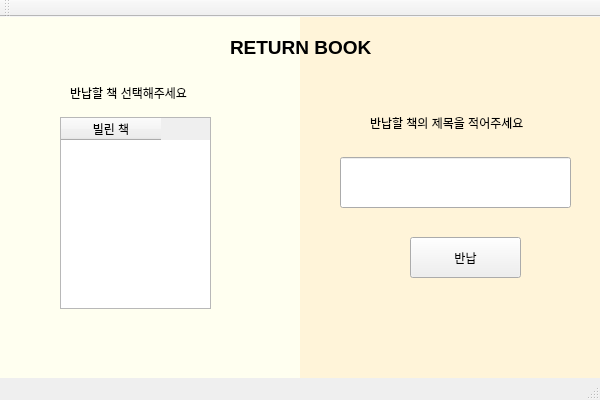
<?xml version="1.0" encoding="UTF-8"?>
<ui version="4.0">
 <class>returnBookClassClass</class>
 <widget class="QMainWindow" name="returnBookClassClass">
  <property name="geometry">
   <rect>
    <x>0</x>
    <y>0</y>
    <width>600</width>
    <height>400</height>
   </rect>
  </property>
  <property name="windowTitle">
   <string>returnBookClass</string>
  </property>
  <widget class="QWidget" name="centralWidget">
   <widget class="QLineEdit" name="lineEdit">
    <property name="geometry">
     <rect>
      <x>340</x>
      <y>140</y>
      <width>231</width>
      <height>51</height>
     </rect>
    </property>
   </widget>
   <widget class="QPushButton" name="pushButton">
    <property name="geometry">
     <rect>
      <x>410</x>
      <y>220</y>
      <width>111</width>
      <height>41</height>
     </rect>
    </property>
    <property name="text">
     <string>반납</string>
    </property>
   </widget>
   <widget class="QLabel" name="label">
    <property name="geometry">
     <rect>
      <x>370</x>
      <y>90</y>
      <width>221</width>
      <height>31</height>
     </rect>
    </property>
    <property name="text">
     <string>반납할 책의 제목을 적어주세요</string>
    </property>
   </widget>
   <widget class="QTableWidget" name="tableWidget">
    <property name="geometry">
     <rect>
      <x>60</x>
      <y>100</y>
      <width>151</width>
      <height>192</height>
     </rect>
    </property>
    <column>
     <property name="text">
      <string>빌린 책</string>
     </property>
    </column>
   </widget>
   <widget class="QLabel" name="label_2">
    <property name="geometry">
     <rect>
      <x>70</x>
      <y>60</y>
      <width>141</width>
      <height>31</height>
     </rect>
    </property>
    <property name="text">
     <string>반납할 책 선택해주세요</string>
    </property>
   </widget>
   <widget class="QLabel" name="label_3">
    <property name="geometry">
     <rect>
      <x>300</x>
      <y>-10</y>
      <width>331</width>
      <height>371</height>
     </rect>
    </property>
    <property name="styleSheet">
     <string notr="true">background-color: rgb(255, 244, 217);</string>
    </property>
    <property name="text">
     <string/>
    </property>
   </widget>
   <widget class="QLabel" name="label_4">
    <property name="geometry">
     <rect>
      <x>-40</x>
      <y>-10</y>
      <width>341</width>
      <height>371</height>
     </rect>
    </property>
    <property name="styleSheet">
     <string notr="true">background-color: rgb(255, 255, 240);</string>
    </property>
    <property name="text">
     <string/>
    </property>
   </widget>
   <widget class="QLabel" name="label_5">
    <property name="geometry">
     <rect>
      <x>230</x>
      <y>10</y>
      <width>141</width>
      <height>41</height>
     </rect>
    </property>
    <property name="font">
     <font>
      <pointsize>14</pointsize>
      <bold>true</bold>
     </font>
    </property>
    <property name="text">
     <string>RETURN BOOK</string>
    </property>
    <property name="textFormat">
     <enum>Qt::AutoText</enum>
    </property>
   </widget>
   <zorder>label_4</zorder>
   <zorder>label_3</zorder>
   <zorder>lineEdit</zorder>
   <zorder>pushButton</zorder>
   <zorder>label</zorder>
   <zorder>tableWidget</zorder>
   <zorder>label_2</zorder>
   <zorder>label_5</zorder>
  </widget>
  <widget class="QMenuBar" name="menuBar">
   <property name="geometry">
    <rect>
     <x>0</x>
     <y>0</y>
     <width>600</width>
     <height>22</height>
    </rect>
   </property>
  </widget>
  <widget class="QToolBar" name="mainToolBar">
   <attribute name="toolBarArea">
    <enum>TopToolBarArea</enum>
   </attribute>
   <attribute name="toolBarBreak">
    <bool>false</bool>
   </attribute>
  </widget>
  <widget class="QStatusBar" name="statusBar"/>
 </widget>
 <layoutdefault spacing="6" margin="11"/>
 <resources/>
 <connections>
  <connection>
   <sender>pushButton</sender>
   <signal>clicked()</signal>
   <receiver>returnBookClassClass</receiver>
   <slot>return_book()</slot>
   <hints>
    <hint type="sourcelabel">
     <x>320</x>
     <y>256</y>
    </hint>
    <hint type="destinationlabel">
     <x>491</x>
     <y>325</y>
    </hint>
   </hints>
  </connection>
  <connection>
   <sender>tableWidget</sender>
   <signal>cellDoubleClicked(int,int)</signal>
   <receiver>returnBookClassClass</receiver>
   <slot>return_bookk()</slot>
   <hints>
    <hint type="sourcelabel">
     <x>50</x>
     <y>197</y>
    </hint>
    <hint type="destinationlabel">
     <x>33</x>
     <y>96</y>
    </hint>
   </hints>
  </connection>
 </connections>
 <slots>
  <slot>return_book()</slot>
  <slot>return_bookk()</slot>
 </slots>
</ui>
